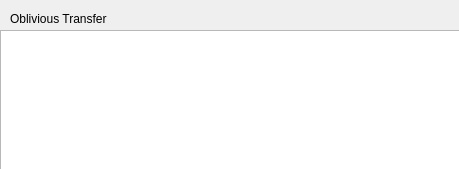
<?xml version="1.0" encoding="UTF-8"?>
<ui version="4.0">
 <class>Form</class>
 <widget class="QWidget" name="Form">
  <property name="geometry">
   <rect>
    <x>0</x>
    <y>0</y>
    <width>459</width>
    <height>169</height>
   </rect>
  </property>
  <property name="windowTitle">
   <string>Form</string>
  </property>
  <property name="styleSheet">
   <string notr="true">&quot;backgroundColor: blue;&quot;</string>
  </property>
  <widget class="QLabel" name="subrouteName">
   <property name="geometry">
    <rect>
     <x>10</x>
     <y>10</y>
     <width>151</width>
     <height>17</height>
    </rect>
   </property>
   <property name="text">
    <string>Oblivious Transfer</string>
   </property>
  </widget>
  <widget class="QListWidget" name="listWidget">
   <property name="geometry">
    <rect>
     <x>0</x>
     <y>30</y>
     <width>461</width>
     <height>141</height>
    </rect>
   </property>
  </widget>
 </widget>
 <resources/>
 <connections/>
</ui>
